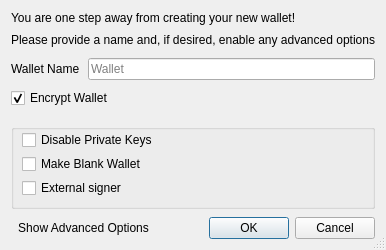
<?xml version="1.0" encoding="UTF-8"?>
<ui version="4.0">
 <class>CreateWalletDialog</class>
 <widget class="QDialog" name="CreateWalletDialog">
  <property name="geometry">
   <rect>
    <x>0</x>
    <y>0</y>
    <width>407</width>
    <height>0</height>
   </rect>
  </property>
  <property name="windowTitle">
   <string>Create Wallet</string>
  </property>
  <property name="sizeGripEnabled">
   <bool>true</bool>
  </property>
  <layout class="QVBoxLayout" name="verticalLayout">
   <property name="spacing">
    <number>8</number>
   </property>
   <item>
    <widget class="QLabel" name="label_description">
     <property name="sizePolicy">
      <sizepolicy hsizetype="Preferred" vsizetype="Preferred">
       <horstretch>0</horstretch>
       <verstretch>0</verstretch>
      </sizepolicy>
     </property>
     <property name="text">
      <string>You are one step away from creating your new wallet!</string>
     </property>
     <property name="alignment">
      <set>Qt::AlignLeading|Qt::AlignLeft|Qt::AlignVCenter</set>
     </property>
     <property name="wordWrap">
      <bool>false</bool>
     </property>
    </widget>
   </item>
   <item>
    <widget class="QLabel" name="label_subdescription">
     <property name="text">
      <string>Please provide a name and, if desired, enable any advanced options</string>
     </property>
    </widget>
   </item>
   <item>
    <spacer name="verticalSpacer">
     <property name="orientation">
      <enum>Qt::Vertical</enum>
     </property>
     <property name="sizeType">
      <enum>QSizePolicy::Fixed</enum>
     </property>
     <property name="sizeHint" stdset="0">
      <size>
       <width>20</width>
       <height>3</height>
      </size>
     </property>
    </spacer>
   </item>
   <item>
    <layout class="QHBoxLayout" name="horizontalLayout">
     <item>
      <widget class="QLabel" name="wallet_name_label">
       <property name="text">
        <string>Wallet Name</string>
       </property>
      </widget>
     </item>
     <item>
      <widget class="QLineEdit" name="wallet_name_line_edit">
       <property name="minimumSize">
        <size>
         <width>262</width>
         <height>0</height>
        </size>
       </property>
       <property name="placeholderText">
        <string>Wallet</string>
       </property>
      </widget>
     </item>
    </layout>
   </item>
   <item>
    <widget class="QCheckBox" name="encrypt_wallet_checkbox">
     <property name="toolTip">
      <string>Encrypt the wallet. The wallet will be encrypted with a passphrase of your choice.</string>
     </property>
     <property name="text">
      <string>Encrypt Wallet</string>
     </property>
     <property name="checked">
      <bool>true</bool>
     </property>
    </widget>
   </item>
   <item>
    <spacer name="verticalSpacer_1">
     <property name="orientation">
      <enum>Qt::Vertical</enum>
     </property>
     <property name="sizeType">
      <enum>QSizePolicy::Fixed</enum>
     </property>
     <property name="sizeHint" stdset="0">
      <size>
       <width>20</width>
       <height>8</height>
      </size>
     </property>
    </spacer>
   </item>
  <item>
    <widget class="QGroupBox" name="groupBox">
     <property name="title">
      <string/>
     </property>
     <property name="visible">
      <bool>false</bool>
     </property>
     <property name="alignment">
      <set>Qt::AlignLeading|Qt::AlignLeft|Qt::AlignVCenter</set>
     </property>
     <property name="flat">
      <bool>false</bool>
     </property>
     <property name="checkable">
      <bool>false</bool>
     </property>
     <layout class="QVBoxLayout" name="verticalLayout_groupbox">
      <property name="topMargin">
       <number>0</number>
      </property>
      <property name="leftMargin">
       <number>8</number>
      </property>
      <property name="rightMargin">
       <number>8</number>
      </property>
      <property name="bottomMargin">
       <number>8</number>
      </property>
      <property name="spacing">
       <number>4</number>
      </property>
      <item>
       <widget class="QCheckBox" name="disable_privkeys_checkbox">
        <property name="enabled">
         <bool>true</bool>
        </property>
        <property name="toolTip">
         <string>Disable private keys for this wallet. Wallets with private keys disabled will have no private keys and cannot have an HD seed or imported private keys. This is ideal for watch-only wallets.</string>
        </property>
        <property name="text">
         <string>Disable Private Keys</string>
        </property>
       </widget>
      </item>
      <item>
       <widget class="QCheckBox" name="blank_wallet_checkbox">
        <property name="toolTip">
         <string>Make a blank wallet. Blank wallets do not initially have private keys or scripts. Private keys and addresses can be imported, or an HD seed can be set, at a later time.</string>
        </property>
        <property name="text">
         <string>Make Blank Wallet</string>
        </property>
       </widget>
      </item>
      <item>
       <widget class="QCheckBox" name="external_signer_checkbox">
        <property name="toolTip">
         <string>Use an external signing device such as a hardware wallet. Configure the external signer script in wallet preferences first.</string>
        </property>
        <property name="text">
         <string>External signer</string>
        </property>
       </widget>
      </item>
     </layout>
    </widget>
   </item>
   <item>
    <spacer name="verticalSpacer_2">
     <property name="orientation">
      <enum>Qt::Vertical</enum>
     </property>
     <property name="sizeHint" stdset="0">
      <size>
       <width>20</width>
       <height>0</height>
      </size>
     </property>
    </spacer>
   </item>
   <item>
    <layout class="QHBoxLayout" name="horizontalLayout2">
     <item>
      <widget class="QToolButton" name="advanced_toggle_button">
       <property name="text">
        <string>Show Advanced Options</string>
       </property>
       <property name="toolButtonStyle">
        <enum>Qt::ToolButtonTextOnly</enum>
       </property>
       <property name="autoRaise">
        <bool>true</bool>
       </property>
       <property name="checkable">
        <bool>true</bool>
       </property>
       <property name="checked">
        <bool>false</bool>
       </property>
      </widget>
     </item>
     <item>
      <widget class="QDialogButtonBox" name="buttonBox">
       <property name="orientation">
        <enum>Qt::Horizontal</enum>
       </property>
       <property name="standardButtons">
        <set>QDialogButtonBox::Cancel|QDialogButtonBox::Ok</set>
       </property>
      </widget>
     </item>
    </layout>
   </item>
  </layout>
 </widget>
 <tabstops>
  <tabstop>wallet_name_line_edit</tabstop>
  <tabstop>encrypt_wallet_checkbox</tabstop>
  <tabstop>disable_privkeys_checkbox</tabstop>
  <tabstop>blank_wallet_checkbox</tabstop>
  <tabstop>external_signer_checkbox</tabstop>
 </tabstops>
 <resources/>
 <connections>
  <connection>
   <sender>buttonBox</sender>
   <signal>accepted()</signal>
   <receiver>CreateWalletDialog</receiver>
   <slot>accept()</slot>
   <hints>
    <hint type="sourcelabel">
     <x>248</x>
     <y>254</y>
    </hint>
    <hint type="destinationlabel">
     <x>157</x>
     <y>274</y>
    </hint>
   </hints>
  </connection>
  <connection>
   <sender>buttonBox</sender>
   <signal>rejected()</signal>
   <receiver>CreateWalletDialog</receiver>
   <slot>reject()</slot>
   <hints>
    <hint type="sourcelabel">
     <x>316</x>
     <y>260</y>
    </hint>
    <hint type="destinationlabel">
     <x>286</x>
     <y>274</y>
    </hint>
   </hints>
  </connection>
 </connections>
</ui>
